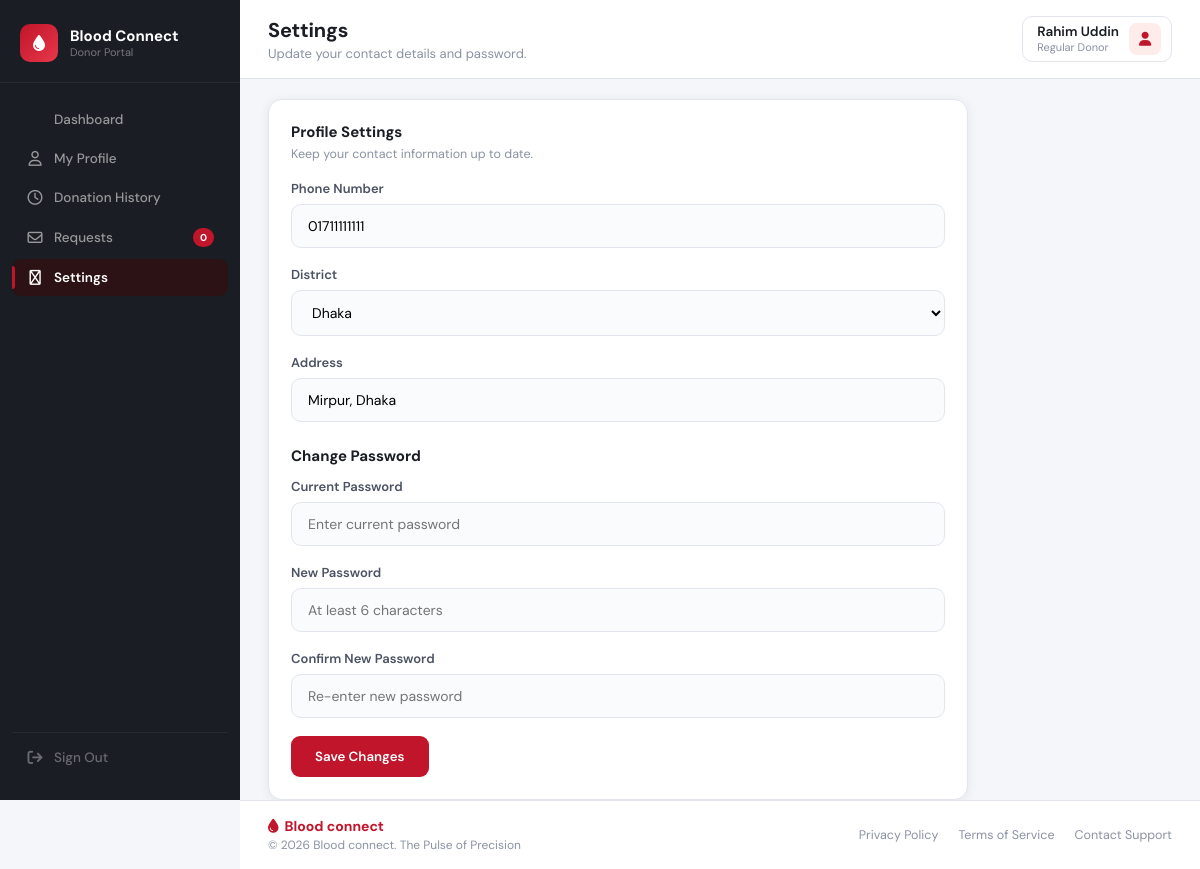
/front/donor/donorSettings.php (signed in), run on the app's committed database.
### tables this page shows
CREATE TABLE `donors` (
  `id` int(11) NOT NULL,
  `name` varchar(100) NOT NULL,
  `email` varchar(100) NOT NULL,
  `phone` varchar(20) NOT NULL,
  `blood_group` varchar(5) NOT NULL,
  `district` varchar(50) NOT NULL,
  `address` text DEFAULT NULL,
  `status` enum('pending','verified','rejected','available','unavailable') DEFAULT 'pending',
  `reviewed_at` timestamp NULL DEFAULT NULL,
  `last_donation_date` date DEFAULT NULL,
  `password` varchar(255) NOT NULL,
  `created_at` timestamp NOT NULL DEFAULT current_timestamp()
);

### front/donor/donorSettings.php (the view, shortened to what this page needs)
<?php
require_once '../db.php';
$donorId = $_SESSION['donor_id'];
$stmt = $pdo->prepare("SELECT * FROM donors WHERE id = ?");
$stmt->execute([$donorId]);
$donor = $stmt->fetch();
$stmt = $pdo->prepare("SELECT COUNT(*) FROM blood_requests WHERE status = 'pending' AND blood_group = ? AND district = ?");
$stmt->execute([$donor['blood_group'], $donor['district']]);
$pendingRequestsCount = $stmt->fetchColumn();
?>
<!DOCTYPE html>
<html lang="en">
<head>
  <link rel="stylesheet" href="https://cdnjs.cloudflare.com/ajax/libs/font-awesome/6.5.0/css/all.min.css">
  <link href="donorDashbord.css" rel="stylesheet"/>
</head>
<body>
  <aside class="sidebar">
    <div class="sidebar-logo">
      <span class="logo-icon"><i class="fa-solid fa-droplet"></i></span>
      <div>
        <div class="logo-title">Blood Connect</div>
        <div class="logo-sub">Donor Portal</div>
      </div>
    </div>
    <nav class="sidebar-nav">
      <a href="donorDashboard.php" class="nav-item">
        <i class="fa-solid fa-grid-2"></i> Dashboard
      </a>
      <a href="donorProfile.php" class="nav-item">
        <i class="fa-regular fa-user"></i> My Profile
      </a>
      <a href="donorRequest.php" class="nav-item">
        <i class="fa-regular fa-clock"></i> Donation History
      </a>
      <a href="donorRequests.php" class="nav-item">
        <i class="fa-regular fa-envelope"></i> Requests
        <span class="badge"><?php echo (int)$pendingRequestsCount; ?></span>
      </a>
      <a href="donorSettings.php" class="nav-item active">
        <i class="fa-regular fa-gear"></i> Settings
      </a>
    </nav>
    <a href="logout.php" class="nav-item signout">
      <i class="fa-solid fa-arrow-right-from-bracket"></i> Sign Out
    </a>
  </aside>
  <main class="main">
    <header class="topbar">
      <div>
        <h1 class="page-title">Settings</h1>
        <p class="page-sub">Update your contact details and password.</p>
      </div>
      <div class="topbar-right">
        <div class="user-chip">
          <div class="user-info">
            <span class="user-name"><?php echo htmlspecialchars($donor['name']); ?></span>
            <span class="user-role">Regular Donor</span>
          </div>
          <div class="avatar"><i class="fa-solid fa-user"></i></div>
        </div>
      </div>
    </header>
    <div class="mid-row" style="grid-template-columns: 1fr;">
      <form class="card settings-form" method="POST" action="">
        <div class="requests-header">
          <div>
            <div class="card-title">Profile Settings</div>
            <div class="card-sub">Keep your contact information up to date.</div>
          </div>
        </div>
        <div class="form-group">
          <label>Phone Number</label>
          <input type="text" name="phone" value="<?php echo htmlspecialchars($donor['phone']); ?>" required>
        </div>
        <div class="form-group">
          <label>District</label>
          <select name="district" required>
            <option value="Dhaka" <?php if($donor['district'] == 'Dhaka') echo 'selected'; ?>>Dhaka</option>
          </select>
        </div>
        <div class="form-group">
          <label>Address</label>
          <input type="text" name="address" value="<?php echo htmlspecialchars($donor['address']); ?>" placeholder="Area / Thana / Street">
        </div>
        <div class="section-title">Change Password</div>
        <div class="form-group">
          <label>Current Password</label>
          <input type="password" name="current_password" placeholder="Enter current password">
        </div>
        <div class="form-group">
          <label>New Password</label>
          <input type="password" name="new_password" placeholder="At least 6 characters">
        </div>
        <div class="form-group">
          <label>Confirm New Password</label>
          <input type="password" name="confirm_password" placeholder="Re-enter new password">
        </div>
        <button type="submit" class="btn-save">Save Changes</button>
      </form>
    </div>
  </main>
  <footer class="site-footer">
    <div class="footer-left">
      <div class="footer-logo">
        <i class="fa-solid fa-droplet"></i> Blood connect
      </div>
      <div class="footer-copy">© <?php echo date('Y'); ?> Blood connect. The Pulse of Precision</div>
    </div>
    <div class="footer-links">
      <a href="#">Privacy Policy</a>
      <a href="#">Terms of Service</a>
      <a href="#">Contact Support</a>
    </div>
  </footer>
</body>
</html>

### front/donor/donorSettings.php (style rules this page uses)
.settings-form { max-width: 700px; }
.form-group { margin-bottom: 18px; }
.form-group label { display: block; font-size: 13px; font-weight: 600; color: var(--text-mid); margin-bottom: 7px; }
.form-group input, .form-group select { width: 100%; padding: 12px 16px; border: 1.5px solid var(--border); border-radius: 10px; background: #FAFBFC; font-family: var(--font); font-size: 14px; }
.btn-save { background: var(--red-primary); color: white; border: none; border-radius: 9px; padding: 12px 24px; font-weight: 600; cursor: pointer; font-family: var(--font); }
.section-title { font-size: 15px; font-weight: 700; margin: 24px 0 12px; color: var(--text-dark); }

### data on the page
donors: name "Rahim Uddin", phone "01711111111", district "Dhaka", address "Mirpur, Dhaka"

### other printed values
$pendingRequestsCount "0"
